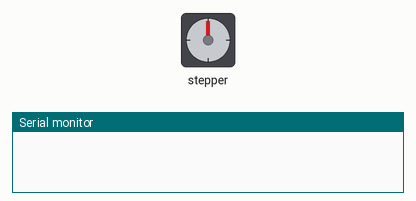
A sketch run on a simulated Arduino Uno, built with avr-gcc and run on an emulated ATmega328P. Shown: stepper motor, the last lines printed to the serial monitor. Wiring (inferred from the names in the program): stepper motor driver (200 steps per turn assumed): step pin 7; direction pin 8; enable pin 9.

Above: at 0.1 s.
At 11.3 s:
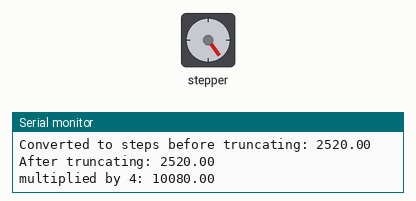
Timing chart, 0 to 12.8 s (numbered marks = the images above):
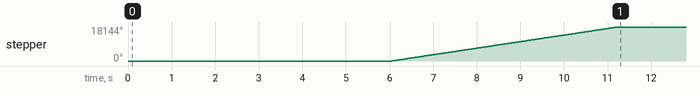

The sketch:

Position_Control_Verification_Test_011715.ino
```cpp
/**
Christopher Dang
Jan 17, 2015

This program is meant for the Position Control Testing and Verification experiment.
The user sets how many steps in any direction and measures the displacement via an outside
tool.  This measured displacement is then compared against the theoretical displacement.

**/
#include<math.h>

// CONSTANTS
int dirpin = 8;
int steppin = 7;
int enable = 9;
int trigger = 6;

float required_steps = 2520; // CHANGE THIS LINE TO CHANGE DESIRED STEPS
int inwards = LOW;
int outwards = HIGH;

void setup()
{
pinMode(dirpin, OUTPUT);
pinMode(steppin, OUTPUT);
pinMode(enable, OUTPUT);
Serial.begin(9600);
delay(5000); // delay 5 secs
}

void loop()
{
  int i;

  Serial.print("Converted to steps before truncating: ");
  Serial.print(required_steps);
  Serial.print("\n");

  required_steps = floor(required_steps); // truncate
  Serial.print("After truncating: ");
  Serial.print(required_steps);
  Serial.print("\n");

  required_steps = required_steps * 4;   // scaling for 1/4 microstep.  This is because
  Serial.print("multiplied by 4: ");     // By default, because the driver's pins M0 & M1
  Serial.print(required_steps);          // are float and HI respectively, hence 1/4 step
  Serial.print("\n");                    // mode.

  digitalWrite(dirpin, outwards);        // sets direction; set to either 'inwards' or 'outwards'
  delay(1000);

  for (i = 0; i<required_steps; i++)     // 800 microsteps is one revolution; 4 micro step is one step
  {
    digitalWrite(steppin, LOW);  // This LOW to HIGH change is what creates the
    digitalWrite(steppin, HIGH); // rising edge so that the driver knows to when to step.
    delayMicroseconds(500);
  }
  digitalWrite(enable, HIGH);   // Turns off enable so motor doesn't stall
  delay(120000); // holds the Serial Monitor for 2 minutes before refreshing
}
```

Measured:
- by itself, stepper: turns 18144° clockwise in 5.2 s
